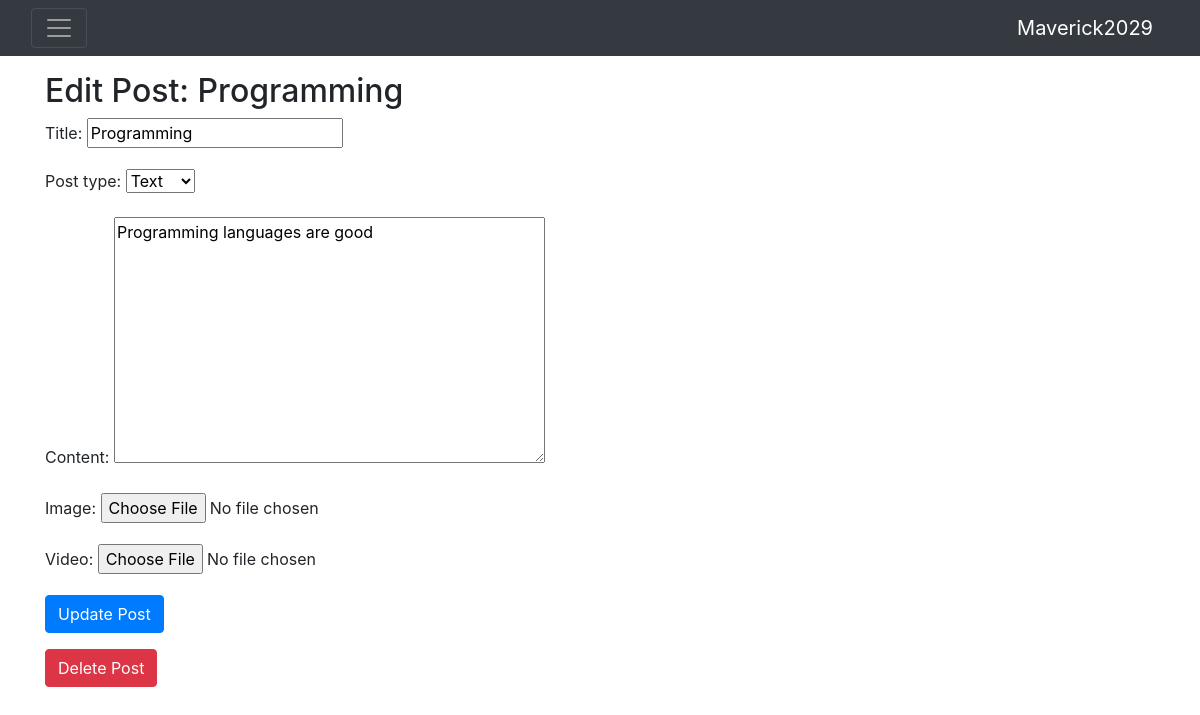
Page /edit_post/20/ (signed in) on the committed database.
### main/models.py (models this page shows, shortened)
class Post(models.Model):
    TEXT = 'text'
    IMAGE = 'image'
    VIDEO = 'video'
    POST_TYPES = [
        (TEXT, 'Text'),
        (IMAGE, 'Image'),
        (VIDEO, 'Video'),
    ]
    title = models.CharField(max_length=255)
    post_type = models.CharField(max_length=10, choices=POST_TYPES, default=TEXT)
    content = models.TextField(blank=True, null=True)
    image = models.ImageField(upload_to='post_images/%Y/%m/%d', blank=True, null=True)
    video = models.FileField(upload_to='post_videos/%Y/%m/%d', blank=True, null=True)
    video_size_limit = models.PositiveIntegerField(default=10485760)  # 10 MB in bytes
    time_created = models.DateTimeField(auto_now_add=True)
    user = models.ForeignKey(User, on_delete=models.DO_NOTHING, related_name='posts')
    likes = models.ManyToManyField(User, related_name='liked_posts', blank=True)

### main/views.py (the view)
# urls.py: path('edit_post/<int:post_id>/', views.edit_post, name='edit_post'),
@login_required(login_url='login')
def edit_post(request, post_id):
    post = get_object_or_404(Post, id=post_id, user=request.user)
    if request.method == 'POST':
        form = EditPostForm(request.POST, request.FILES, instance=post)
        if form.is_valid():
            updated_post: Post = form.save(commit=False)
            if updated_post.post_type == Post.TEXT:
                updated_post.image = None
                updated_post.image = None
            elif updated_post.post_type == Post.IMAGE:
                updated_post.video = None
            elif updated_post.post_type == Post.VIDEO:
                updated_post.content = None
                updated_post.image = None
            updated_post.save()
            messages.success(request, "Post updated successfully!")
            return redirect('post_detail', post_id=post.id)
    else:
        form = EditPostForm(instance=post)
    return render(request, 'main/post/edit_post.html', {'form': form, 'post': post})

### main/forms.py (shortened to what this page needs)
class EditPostForm(forms.ModelForm):
    class Meta:
        model = Post
        fields = ['title', 'post_type', 'content', 'image', 'video']

### main/templates/main/post/edit_post.html (shortened to what this page needs)
{% extends "main/utils/base.html" %}
{% block content %}
{% include "main/utils/navbar.html" %}
<br>
<br>
 <div class="container mt-4">
    <h2>Edit Post: {{ post.title }}</h2>
    <form method="POST" enctype="multipart/form-data">
      {{ form.as_p }}
      <button type="submit" class="btn btn-primary">Update Post</button>
    </form>
    <form method="POST" action="{% url 'delete_post' post.id %}">
      <button type="submit" class="btn btn-danger mt-3">Delete Post</button>
    </form>
  </div>
{% endblock %}

### main/templates/main/utils/navbar.html (shortened to what this page needs)
<nav class="navbar navbar-dark bg-dark fixed-top">
  <div class="container-fluid">
    <button class="navbar-toggler" type="button" data-toggle="collapse" data-target="#navbarNavDropdown" aria-controls="navbarNavDropdown" aria-expanded="false" aria-label="Toggle navigation">
      <span class="navbar-toggler-icon"></span>
    </button>
    {% if user.is_authenticated %}
    <a class="navbar-brand" href="{% url 'profile' user.pk %}">{{ user.username }}</a>
    {% else %}
    <a class="navbar-brand" href="{% url 'home' %}">Guest</a>
    {% endif %}
  </div>
</nav>

### rows in the picture
Post: title "Programming", post_type "Text", content "Programming languages are good"

### other values in the picture
{{ user.username }} "Maverick2029"
